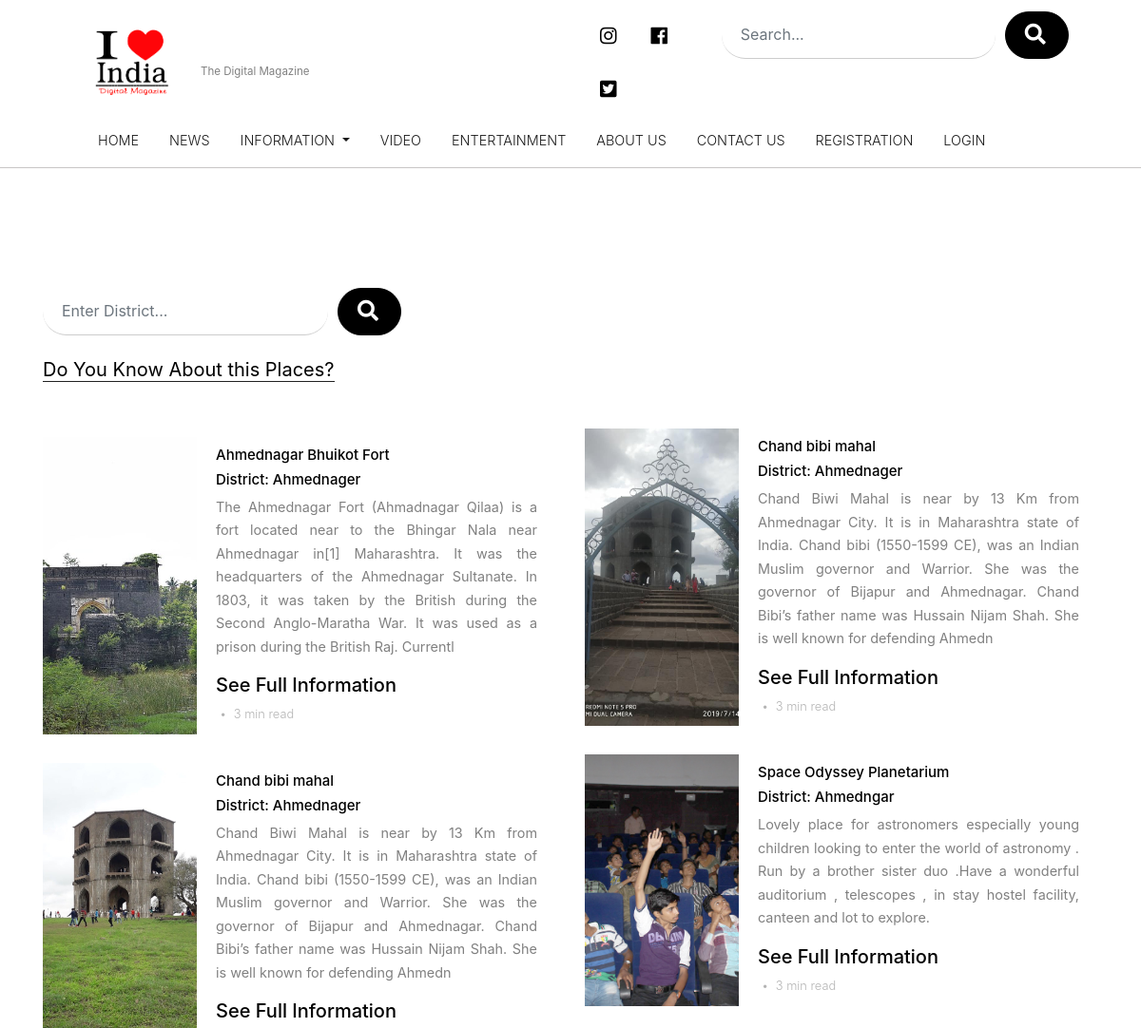
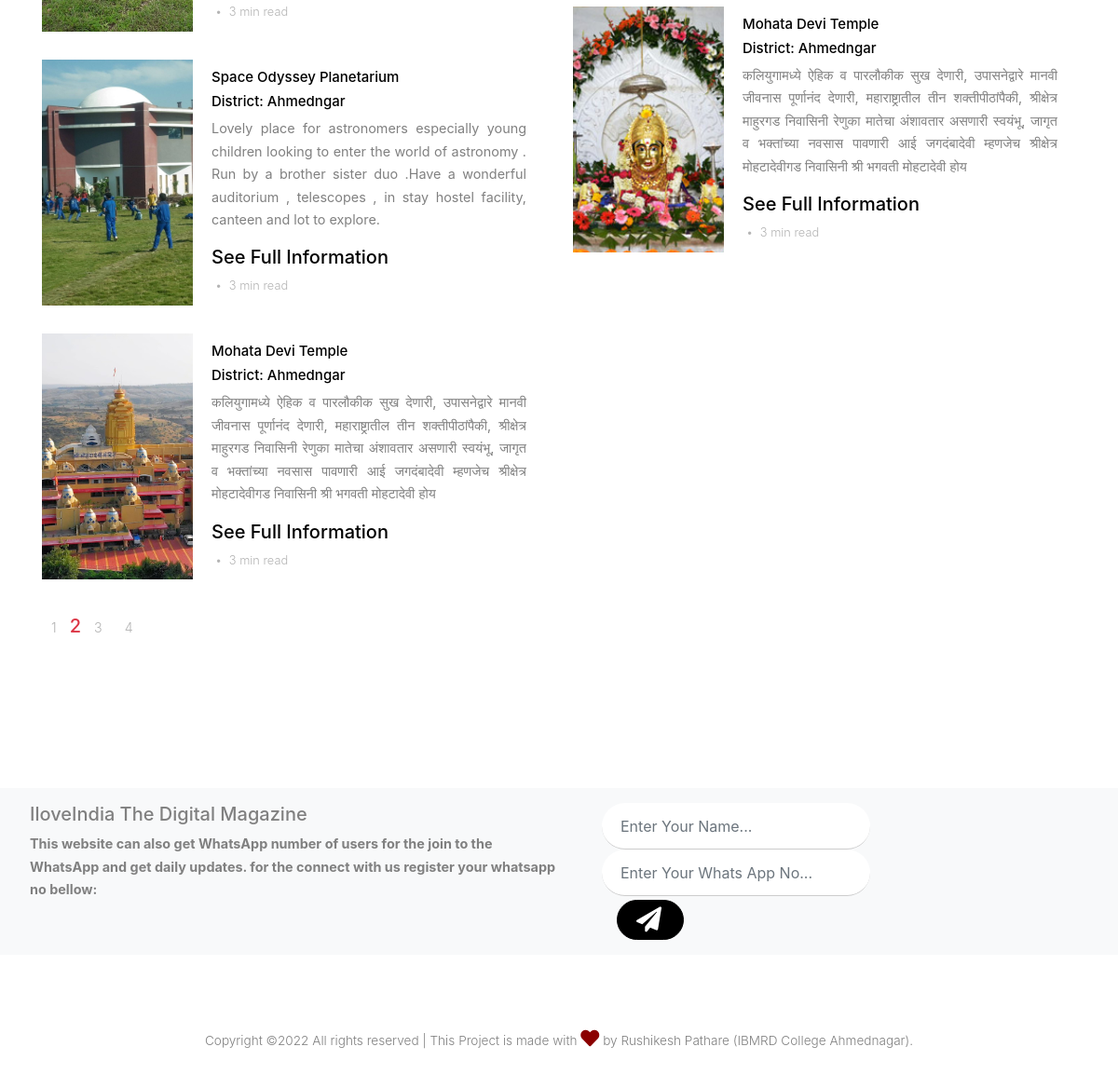
Page /place on the committed database (2 pictures, top to bottom).
### usersite/models.py (models this page shows, shortened)
class Place(models.Model):
    Place_Id=models.AutoField
    Place_Name= models.CharField(max_length=30, default="")
    Dist= models.CharField(max_length=30, default="")
    Img1= models.ImageField(upload_to="usersite/placeimg", default="")
    Img2= models.ImageField(upload_to="usersite/placeimg", default="")
    Place_Disc= models.CharField(max_length=2000, default="")

### usersite/views.py (the view)
# urls.py: path("place", views.place, name="place"),
def place(request):
    placeinfo= Place.objects.all()
    params={'placeinfo':placeinfo}
    return render(request,'usersite/place.html',params)

### usersite/templates/usersite/place.html (shortened to what this page needs)
{% extends 'usersite/basic.html' %}
{% block body %}
{% load static %}
<div class="site-section">
    <div class="container">
      <div class="mb-4">
      <form action="#" class="search-form d-inline-block">
        <div class="d-flex">
          <input type="text" class="form-control" style="width: 300px;" placeholder="Enter District...">
          <button type="submit" class="btn btn-secondary" ><i class="fas fa-search" style="font-size:22px;"></i></button>
        </div>
      </form>
    </div>
      <div class="row">
        <div class="col-lg-6">
          <div class="section-title">
            <h2>Do You Know About this Places?</h2>
          </div>
          {% for i in placeinfo|slice:"0:" %}
          <div class="post-entry-2 d-flex">
            <div class="thumbnail" style="background-image: url('/media/{{i.Img1}}')"></div>
            <div class="contents">
              <h2><a href="blog-single.html">{{i.Place_Name}}</a></h2>
              <h2><a href="blog-single.html">District: {{i.Dist}}</a></h2>
              <p class="mb-3 font-weight-normal text-justify">{{i.Place_Disc|slice:300}}</p>
              <div class="post-meta">
                <span class="d-block h5"><a href="placedetail{{i.id}}">See Full Information</a></span>
                <span class="date-read">{{i.Date}}<span class="mx-1">&bullet;</span> 3 min read </span>
              </div>
            </div>
          </div>
          {% endfor %}
        </div>
        <div class="col-lg-6">
          <div class="section-title">
          </div>
          {% for i in placeinfo|slice:"1:" %}
          <div class="post-entry-2 d-flex">
            <div class="thumbnail" style="background-image: url('/media/{{i.Img2}}')"></div>
            <div class="contents">
              <h2><a href="blog-single.html">{{i.Place_Name}}</a></h2>
              <h2><a href="blog-single.html">District: {{i.Dist}}</a></h2>
              <p class="mb-3 font-weight-normal text-justify">{{i.Place_Disc|slice:300}}</p>
              <div class="post-meta">
                <span class="d-block h5"><a href="#">See Full Information</a></span>
                <span class="date-read">{{i.Date}}<span class="mx-1">&bullet;</span> 3 min read </span>
              </div>
            </div>
          </div>
          {% endfor %}
        </div>
      </div>
      <div class="row">
        <div class="col-lg-6">
          <ul class="custom-pagination list-unstyled">
            <li><a href="#">1</a></li>
            <li class="text-danger h5 active ">2</li>
            <li><a href="#">3</a></li>
            <li><a href="#">4</a></li>
          </ul>
        </div>
      </div>
    </div>
  </div>
{% endblock %}

### rows in the picture
Place: Img1 (picture), Place_Name "Ahmednagar Bhuikot Fort", Dist "Ahmednager", Place_Disc "The Ahmednagar Fort (Ahmadnagar Qilаa) is a fort located near to the Bhingar Nala near Ahmednagar in[1] Maharashtra. It was the headquarters of the Ahmednagar Sultanate. In 1803, it was taken by the British during the Second Anglo-Maratha War. It was used as a prison during the British Raj. Currentl"
Place: Img1 (picture), Place_Name "Chand bibi mahal", Dist "Ahmednager", Place_Disc "Chand Biwi Mahal is near by 13 Km from Ahmednagar City. It is in Maharashtra state of India. Chand bibi (1550-1599 CE), was an Indian Muslim governor and Warrior. She was the governor of Bijapur and Ahmednagar. Chand Bibi’s father name was Hussain Nijam Shah. She is well known for defending Ahmedn", Img2 (picture)
Place: Img1 (picture), Place_Name "Space Odyssey Planetarium", Dist "Ahmedngar", Place_Disc "Lovely place for astronomers especially young children looking to enter the world of astronomy . Run by a brother sister duo .Have a wonderful auditorium , telescopes , in stay hostel facility, canteen and lot to explore.", Img2 (picture)
Place: Img1 (placeholder picture), Place_Name "Mohata Devi Temple", Dist "Ahmedngar", Place_Disc "कलियुगामध्ये ऐहिक व पारलौकीक सुख देणारी, उपासनेद्वारे मानवी जीवनास पूर्णानंद देणारी, महाराष्ट्रातील तीन शक्तीपीठांपैकी, श्रीक्षेत्र माहुरगड निवासिनी रेणुका मातेचा अंशावतार असणारी स्वयंभू, जागृत व भक्तांच्या नवसास पावणारी आई जगदंबादेवी म्हणजेच श्रीक्षेत्र मोहटादेवीगड निवासिनी श्री भगवती मोहटादेवी होय", Img2 (picture)
